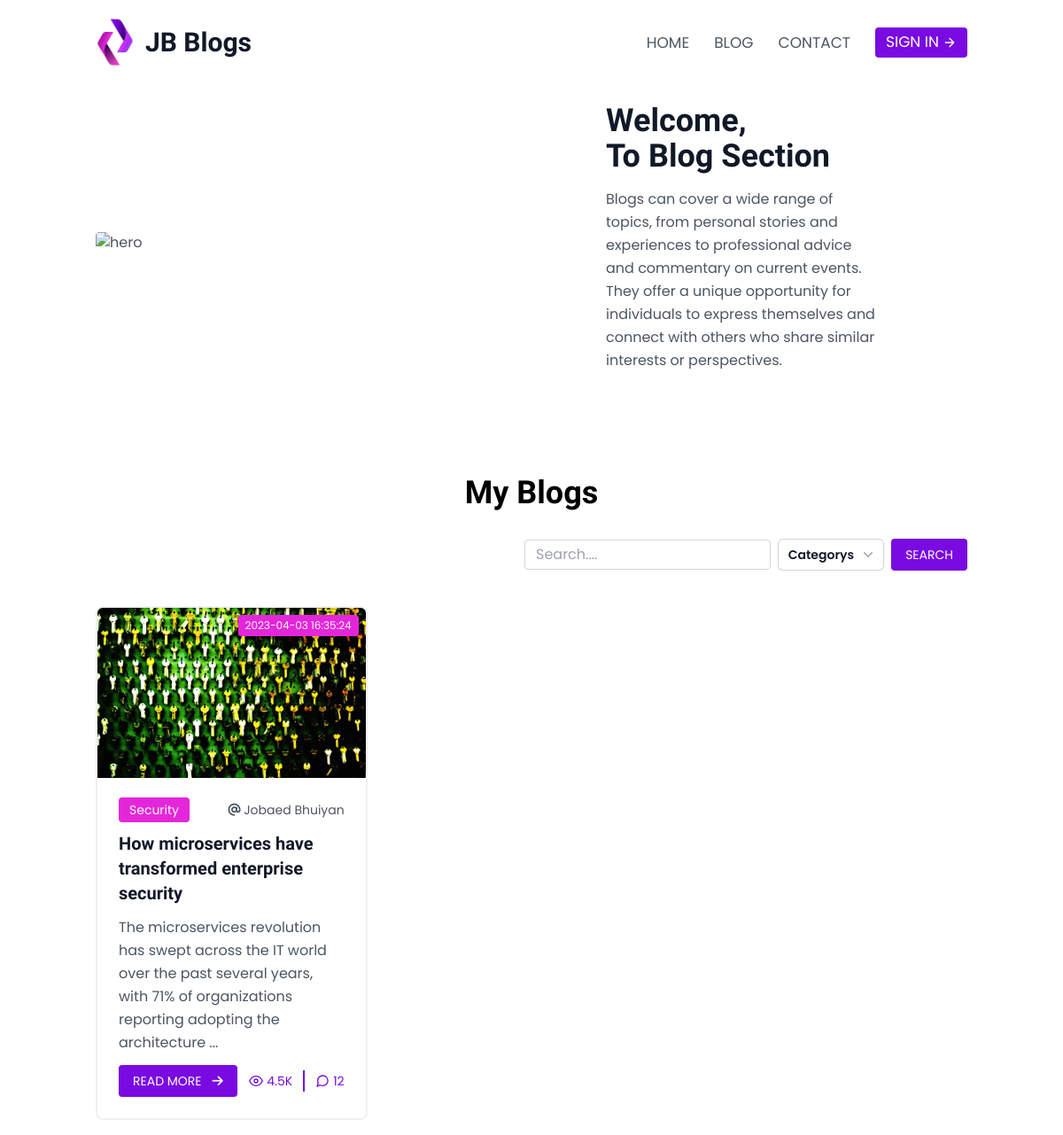
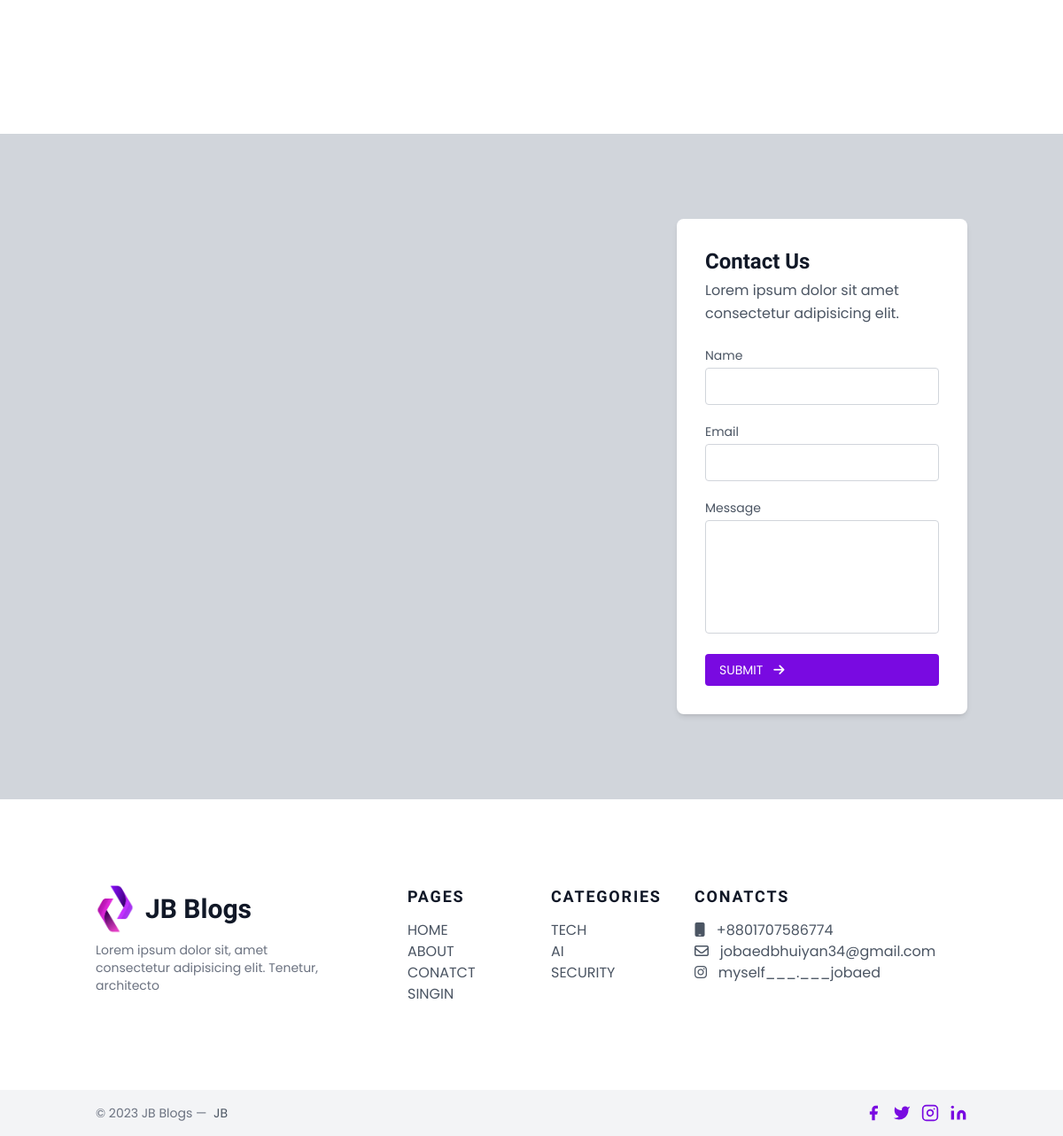
The app's page /blog.php?cat=SECURITY with its own data (2 pictures, top to bottom).
### tables this page shows
CREATE TABLE `blog` (
  `id` int(11) NOT NULL,
  `tittle` varchar(200) NOT NULL,
  `category` varchar(100) NOT NULL,
  `author` varchar(100) NOT NULL,
  `image` varchar(100) NOT NULL,
  `text` text NOT NULL,
  `dateTime` datetime NOT NULL DEFAULT CURRENT_TIMESTAMP
);

### blog.php (the view, shortened to what this page needs)
<?php
require_once 'inc/db.php';
if (isset($_GET['cat'])) {
    $cat = $_GET['cat'];
    $selectPost = "SELECT * FROM blog WHERE category='$cat' ORDER BY `dateTime` DESC ";
} else {
    $selectPost = "SELECT * FROM blog ORDER BY `dateTime` DESC ";
}
$exePost = $conn->query($selectPost);
?>
<!doctype html>
<html>
<head>
    <link rel="stylesheet" href="assets/css/style.css">
    <link rel="stylesheet" href="assets/css/responsive.css">
    <script src="https://cdn.tailwindcss.com"></script>
</head>
<body>
    <?php
    require_once 'inc/header.php';
    ?>
    <section class="text-gray-600 body-font px-5 header-big">
        <div class="container mx-auto flex px-5 md:flex-row flex-col items-center">
            <div class="lg:max-w-lg lg:w-full md:w-1/2 w-5/6">
                <img class="object-cover object-center rounded" alt="hero" src="assets/img/3236267.jpg">
            </div>
            <div class="lg:flex-grow md:w-1/2 lg:pr-24 md:pr-16 flex flex-col md:items-start md:text-left mb-16 md:mb-0 items-center text-center lg:ms-16 ">
                <h1 class="font-semibold title-font sm:text-4xl text-3xl mb-4 font-medium text-gray-900 mt-5">Welcome,
                    <br class="hidden lg:inline-block">To Blog Section
                </h1>
                <p class="mb-8 leading-relaxed">Blogs can cover a wide range of topics, from personal stories and experiences to
                    professional advice and commentary on current events. They offer a unique opportunity for individuals to
                    express themselves and connect with others who share similar interests or perspectives.</p>
            </div>
        </div>
    </section>
    <section class="text-gray-600 body-font">
        <div class="container px-5 pt-16 pb-32 mx-auto">
            <h1 class="text-center text-4xl text-black font-semibold mb-8 mt-5">My Blogs</h1>
            <div class=" flex justify-end items-center mb-10">
                <div class="lg:w-[500px] md:w-[400] sm:w-auto  flex items-center">
                    <div class="pe-2">
                        <form action="<?php $_SERVER['PHP_SELF'] ?>" method="POST">
                            <input type="text" id="search" name="search" required placeholder="Search...." class="w-full bg-white rounded border border-gray-300 focus:border-indigo-500 focus:ring-2 focus:ring-indigo-200 text-base outline-none text-gray-700  px-3 leading-8 transition-colors duration-200 ease-in-out">
                    </div>
                    <div class="relative inline-block text-left float-right me-2">
                        <div>
                            <button type="button" class="inline-flex w-full justify-center gap-x-1.5 rounded-md bg-white px-3 py-2 text-sm font-semibold text-gray-900 shadow-sm ring-1 ring-inset ring-gray-300 hover:bg-gray-50" id="menu-button" aria-expanded="true" aria-haspopup="true">
                                Categorys
                                <svg class="-mr-1 h-5 w-5 text-gray-400" viewBox="0 0 20 20" fill="currentColor" aria-hidden="true">
                                    <path fill-rule="evenodd" d="M5.23 7.21a.75.75 0 011.06.02L10 11.168l3.71-3.938a.75.75 0 111.08 1.04l-4.25 4.5a.75.75 0 01-1.08 0l-4.25-4.5a.75.75 0 01.02-1.06z" clip-rule="evenodd" />
                                </svg>
                            </button>
                        </div>
                    </div>
                    <div>
                        <input type="submit" name="submit" class="hero-btn bg-[#790AE1] nav-btn inline-flex items-center border-0 py-2 px-4 focus:outline-none hover:bg-[#E426DA] text-sm rounded text-white md:mt-0 transition duration-200 ease-out hover:ease-in" value="Search">
                    </div>
                </div>
            </div>
            <div class="flex flex-wrap -m-4">
                <?php
                if ($exePost->num_rows) {
                    while ($row = $exePost->fetch_assoc()) {
                ?>
                        <div class="p-4 md:w-1/3 mb-10">
                            <div class="relative cursor-pointer h-full border-2 border-gray-200 border-opacity-60 rounded-lg overflow-hidden">
                                <span class="text-xs bg-[#E426DA] hover:bg-[#790AE1] px-2 py-1 text-white absolute top-2 right-2 rounded cursor-pointer">
                                    <?php echo $row['dateTime'] ?>
                                </span>
                                <img class="lg:h-48 md:h-36 w-full object-cover object-center" src="assets/img/<?php echo $row['image'] ?>" alt="blog">
                                <div class="p-6">
                                    <div class="category-wrapper flex items-center justify-between">
                                        <div>
                                            <?php
                                            $cat = $row['category'];
                                            $catExplod = explode(',', $cat);
                                            foreach ($catExplod as $category) {
                                            ?>
                                                <span class="bg-[#E426DA] text-white px-3 py-1 text-sm rounded hover:bg-[#790AE1] transition duration-200 ease-out hover:ease-in"><?php echo $category ?></span>
                                            <?php } ?>
                                        </div>
                                        <div>
                                            <span class="text-sm ">
                                                <i class="fa-solid fa-at"></i>
                                                <?php
                                                echo $row['author'];
                                                ?>
                                            </span>
                                        </div>
                                    </div>
                                    <h1 class="title-font text-xl font-semibold text-gray-900 my-3 ">
                                        <?php
                                        echo $row['tittle'];
                                        ?>
                                    </h1>
                                    <p class="leading-relaxed mb-3">
                                        <?php
                                        echo substr($row['text'], 0, 150) . "...";
                                        ?>
                                    </p>
                                    <div class="flex items-center flex-wrap ">
                                        <a href="singleBlog.php?id=<?php echo $row['id'] ?>" class="hero-btn bg-[#790AE1] nav-btn inline-flex items-center border-0 py-2 px-4 focus:outline-none hover:bg-[#E426DA] text-sm rounded text-white mt-4 md:mt-0 transition duration-200 ease-out hover:ease-in">
                                            Read More <i class="fa-solid fa-arrow-right pl-3"></i>
                                        </a>
                                        <span class="text-[#790AE1] mr-3 inline-flex items-center lg:ml-auto md:ml-0 ml-auto leading-none text-sm pr-3 py-1 border-r-2 border-[#790AE1]">
                                            <svg class="w-4 h-4 mr-1 " stroke="currentColor" stroke-width="2" fill="none" stroke-linecap="round" stroke-linejoin="round" viewBox="0 0 24 24">
                                                <path d="M1 12s4-8 11-8 11 8 11 8-4 8-11 8-11-8-11-8z"></path>
                                                <circle cx="12" cy="12" r="3"></circle>
                                            </svg>4.5K
                                        </span>
                                        <span class="text-[#790AE1] inline-flex items-center leading-none text-sm">
                                            12
                                        </span>
                                    </div>
                                </div>
                            </div>
                        </div>
                <?php
                    }
                }
                ?>
            </div>
        </div>
    </section>
    <section class="text-gray-600 body-font relative">
        <div class="absolute inset-0 bg-gray-300 overflow-hidden">
            <div style="width: 100%"><iframe scrolling="no" marginheight="0" marginwidth="0" src="https://maps.google.com/maps?width=100%25&amp;height=800&amp;hl=en&amp;q=Dhaka,%20bangladesh+(JB%20Blog)&amp;t=&amp;z=16&amp;ie=UTF8&amp;iwloc=B&amp;output=embed" width="100%" height="800" frameborder="0"><a href="https://www.maps.ie/distance-area-calculator.html">measure acres/hectares on map</a></iframe></div>
        </div>
        <div class="container px-5 py-24 mx-auto flex">
            <div class="lg:w-1/3 md:w-1/2 bg-white rounded-lg p-8 flex flex-col md:ml-auto w-full mt-10 md:mt-0 relative z-10 shadow-md">
                <h1 class="text-gray-900 text-2xl mb-1 font-semibold title-font">Contact Us</h1>
                <p class="leading-relaxed mb-5 text-gray-600">Lorem ipsum dolor sit amet consectetur adipisicing elit.</p>
                <div class="relative mb-4">
                    <label for="name" class="leading-7 text-sm text-gray-600">Name</label>
                    <input type="text" id="name" name="name" class="w-full bg-white rounded border border-gray-300 focus:border-indigo-500 focus:ring-2 focus:ring-indigo-200 text-base outline-none text-gray-700 py-1 px-3 leading-8 transition-colors duration-200 ease-in-out">
                </div>
                <div class="relative mb-4">
                    <label for="email" class="leading-7 text-sm text-gray-600">Email</label>
                    <input type="email" id="email" name="email" class="w-full bg-white rounded border border-gray-300 focus:border-indigo-500 focus:ring-2 focus:ring-indigo-200 text-base outline-none text-gray-700 py-1 px-3 leading-8 transition-colors duration-200 ease-in-out">
                </div>
                <div class="relative mb-4">
                    <label for="message" class="leading-7 text-sm text-gray-600">Message</label>
                    <textarea id="message" name="message" class="w-full bg-white rounded border border-gray-300 focus:border-indigo-500 focus:ring-2 focus:ring-indigo-200 h-32 text-base outline-none text-gray-700 py-1 px-3 resize-none leading-6 transition-colors duration-200 ease-in-out"></textarea>
                </div>
                <a href="" class="hero-btn bg-[#790AE1] nav-btn inline-flex items-center border-0 py-2 px-4 focus:outline-none hover:bg-[#E426DA] text-sm rounded text-white mt-4 md:mt-0 transition duration-200 ease-out hover:ease-in">
                    Submit <i class="fa-solid fa-arrow-right pl-3"></i>
                </a>
            </div>
        </div>
    </section>
    <?php require 'inc/footer.php' ?>
</body>
</html>

### assets/css/style.css (style rules this page uses)
* { padding: 0; margin: 0; box-sizing: border-box; }
body { font-family: 'Poppins', sans-serif !important; }
h1 { font-family: 'Federo', sans-serif !important; }
.main-nav a, .nav-btn { font-size: 17px; font-family: 'Poppins', sans-serif; text-transform: uppercase; }

### records on screen
blog: dateTime "2023-04-03 16:35:24", image (picture), category "Security", author "Jobaed Bhuiyan", tittle "How microservices have transformed enterprise security", text "The microservices revolution has swept across the IT world over the past several years, with 71% of organizations reporting adopting the architecture"
